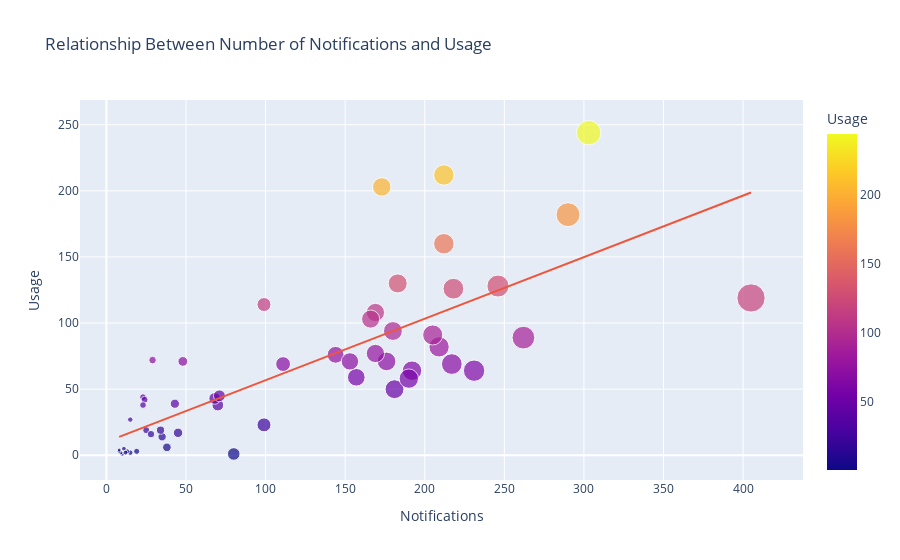

This figure's notebook cell:
### Markdown cell above
We generally use our smartphones when we get notified by any app. So let’s have a look at the relationship between the number of notifications and the amount of usage:

### Code cell
figure = px.scatter(data_frame = df, 
                    x="Notifications",
                    y="Usage", 
                    size="Notifications", 
                    color = "Usage",
                    trendline="ols", 
                    title = "Relationship Between Number of Notifications and Usage")
figure.show()

### Figure 1 — Plotly figure (JSON) as saved in the notebook; plotly's stock layout.template omitted (floating-point values rounded to 4 significant figures)
{"data": [{"hovertemplate": "Notifications=%{marker.size}<br>Usage=%{marker.color}<extra></extra>", "legendgroup": "", "marker": {"color": [38, 39, 64, 14, 3, 19, 44, 16, 27, 72, 42, 19, 38, 71, 43, 45, 94, 114, 17, 1, 2, 3, 2, 3, 4, 5, 2, 82, 69, 130, 59, 128, 108, 23, 76, 1, 6, 126, 91, 160, 69, 119, 103, 203, 182, 71, 64, 50, 71, 212, 244, 77, 58, 89], "coloraxis": "coloraxis", "size": [70, 43, 231, 35, 19, 25, 23, 28, 15, 29, 24, 34, 23, 48, 68, 71, 180, 99, 45, 10, 15, 13, 9, 8, 8, 11, 12, 209, 111, 183, 157, 246, 169, 99, 144, 80, 38, 218, 205, 212, 217, 405, 166, 173, 290, 153, 192, 181, 176, 212, 303, 169, 190, 262], "sizemode": "area", "sizeref": 1.012, "symbol": "circle"}, "mode": "markers", "name": "", "orientation": "v", "showlegend": false, "type": "scatter", "x": [70, 43, 231, 35, 19, 25, 23, 28, 15, 29, 24, 34, 23, 48, 68, 71, 180, 99, 45, 10, 15, 13, 9, 8, 8, 11, 12, 209, 111, 183, 157, 246, 169, 99, 144, 80, 38, 218, 205, 212, 217, 405, 166, 173, 290, 153, 192, 181, 176, 212, 303, 169, 190, 262], "xaxis": "x", "y": [38, 39, 64, 14, 3, 19, 44, 16, 27, 72, 42, 19, 38, 71, 43, 45, 94, 114, 17, 1, 2, 3, 2, 3, 4, 5, 2, 82, 69, 130, 59, 128, 108, 23, 76, 1, 6, 126, 91, 160, 69, 119, 103, 203, 182, 71, 64, 50, 71, 212, 244, 77, 58, 89], "yaxis": "y"}, {"hovertemplate": "<b>OLS trendline</b><br>Usage = 0.465523 * Notifications + 10.2432<br>R<sup>2</sup>=0.599775<br><br>Notifications=%{x}<br>Usage=%{y} <b>(trend)</b><extra></extra>", "legendgroup": "", "marker": {"symbol": "circle"}, "mode": "lines", "name": "", "showlegend": false, "type": "scatter", "x": [8, 8, 9, 10, 11, 12, 13, 15, 15, 19, 23, 23, 24, 25, 28, 29, 34, 35, 38, 43, 45, 48, 68, 70, 71, 80, 99, 99, 111, 144, 153, 157, 166, 169, 169, 173, 176, 180, 181, 183, 190, 192, 205, 209, 212, 212, 217, 218, 231, 246, 262, 290, 303, 405], "xaxis": "x", "y": [13.97, 13.97, 14.43, 14.9, 15.36, 15.83, 16.3, 17.23, 17.23, 19.09, 20.95, 20.95, 21.42, 21.88, 23.28, 23.74, 26.07, 26.54, 27.93, 30.26, 31.19, 32.59, 41.9, 42.83, 43.3, 47.49, 56.33, 56.33, 61.92, 77.28, 81.47, 83.33, 87.52, 88.92, 88.92, 90.78, 92.18, 94.04, 94.5, 95.43, 98.69, 99.62, 105.7, 107.5, 108.9, 108.9, 111.3, 111.7, 117.8, 124.8, 132.2, 145.2, 151.3, 198.8], "yaxis": "y"}], "layout": {"coloraxis": {"colorbar": {"title": {"text": "Usage"}}, "colorscale": [[0, "#0d0887"], [0.1111, "#46039f"], [0.2222, "#7201a8"], [0.3333, "#9c179e"], [0.4444, "#bd3786"], [0.5556, "#d8576b"], [0.6667, "#ed7953"], [0.7778, "#fb9f3a"], [0.8889, "#fdca26"], [1, "#f0f921"]]}, "legend": {"itemsizing": "constant", "tracegroupgap": 0}, "title": {"text": "Relationship Between Number of Notifications and Usage"}, "xaxis": {"anchor": "y", "domain": [0, 1], "title": {"text": "Notifications"}}, "yaxis": {"anchor": "x", "domain": [0, 1], "title": {"text": "Usage"}}}}
